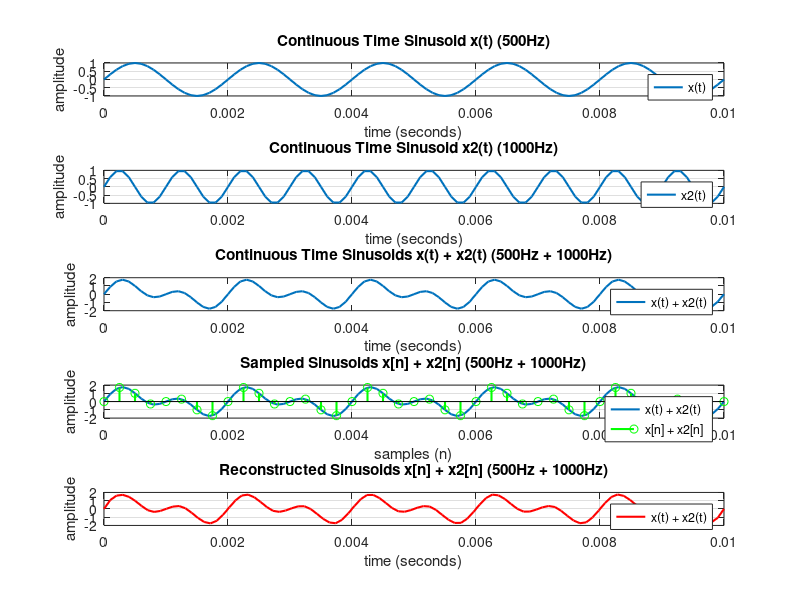

Source code (MATLAB):
%% This is a sampling script
close, clc, clear

%% signal generation

duration = 0.01; %seconds
dt = 0.0001; %time step (how often we compute a sample)
t = 0:dt:duration; %x-axis (time)
f = 500; %frequency
f1 = 1000; 
x_t = sin(2 * pi * f * t); %continuous time sinusoid
x2_t = sin(2 * pi * f1 * t);
x = x_t + x2_t;


% plotting code
subplot(5, 1, 1) % subplot 1
plot(t ,x_t, 'linewidth',1.5)
xlim([0 0.01]) % limit the x-axis
title('Continuous Time Sinusoid x(t) (500Hz)')
xlabel('time (seconds)')
ylabel('amplitude')
legend('x(t)')
grid on

subplot(5, 1, 2) % subplot 1
plot(t ,x2_t, 'linewidth',1.5)
xlim([0 0.01]) % limit the x-axis
title('Continuous Time Sinusoid x2(t) (1000Hz)')
xlabel('time (seconds)')
ylabel('amplitude')
legend('x2(t)')
grid on

subplot(5, 1, 3) % subplot 1
plot(t ,x, 'linewidth',1.5)
xlim([0 0.01]) % limit the x-axis
title('Continuous Time Sinusoids x(t) + x2(t) (500Hz + 1000Hz)')
xlabel('time (seconds)')
ylabel('amplitude')
legend('x(t) + x2(t)')


% hold on

%% sampling

Fs = 4000; % sampling frequency 
Ts = 1/Fs; % sampling period
n = 0:Ts:duration; % x-axis (samples)
x_n = sin(2 * pi * f * n); % discrete time sinusoid
x2_n = sin(2 * pi * f1 * n);
x1 = x_n + x2_n;

% plotted 
subplot(5, 1, 4) % subplot 2
plot(t ,x, 'linewidth',1.5)
hold on
stem(n, x1, 'g', 'linewidth',1.5) % for 'discrete' 
hold off
grid on
title('Sampled Sinusoids x[n] + x2[n] (500Hz + 1000Hz)')
xlabel('samples (n)')
ylabel('amplitude')
legend('x(t) + x2(t)', 'x[n] + x2[n]')
xlim([0 0.01]) % limit the x-axis 
% sound(x_n)

%% reconstruction

t_r = linspace(0, max(n), (max(n)/dt)); %x-axis (reconstructed time axis)
y_t = interp1(n, x1, t_r, "spline"); %reconstructed continous time sinusoid

%plotting code
subplot(5, 1, 5) % subplot 3
plot(t_r, y_t,'r','linewidth',1.5) 
grid on
title('Reconstructed Sinusoids x[n] + x2[n] (500Hz + 1000Hz)')
xlabel('time (seconds)')
ylabel('amplitude')
legend('x(t) + x2(t)')
xlim([0 0.01]) %limit x-axis
% sound(x_n)

%% Add FFT Code here to verify 

